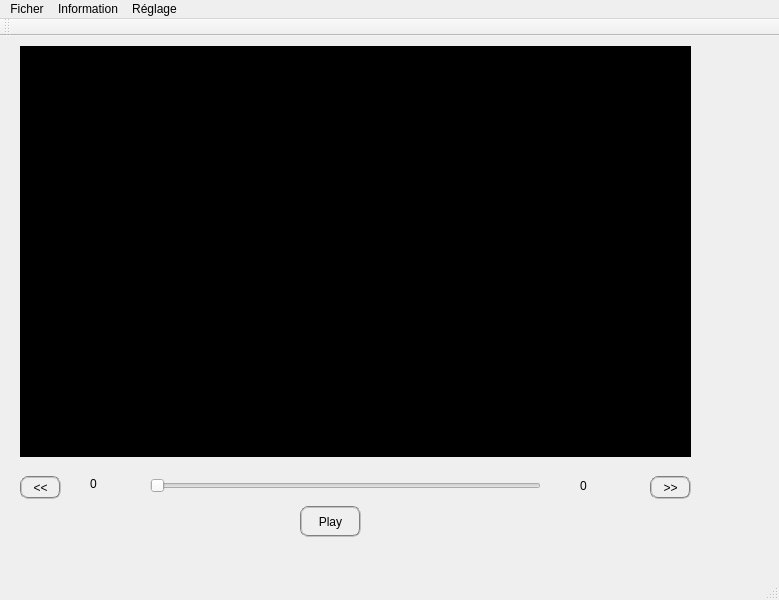
<?xml version="1.0" encoding="UTF-8"?>
<ui version="4.0">
 <class>MainWindow</class>
 <widget class="QMainWindow" name="MainWindow">
  <property name="geometry">
   <rect>
    <x>0</x>
    <y>0</y>
    <width>779</width>
    <height>600</height>
   </rect>
  </property>
  <property name="windowTitle">
   <string>Vidéo</string>
  </property>
  <widget class="QWidget" name="centralWidget">
   <widget class="video_qlabel" name="VideoLbl">
    <property name="geometry">
     <rect>
      <x>20</x>
      <y>10</y>
      <width>671</width>
      <height>411</height>
     </rect>
    </property>
    <property name="styleSheet">
     <string notr="true">Background-color: #000;</string>
    </property>
    <property name="text">
     <string/>
    </property>
   </widget>
   <widget class="QPushButton" name="playBtn">
    <property name="geometry">
     <rect>
      <x>300</x>
      <y>470</y>
      <width>61</width>
      <height>31</height>
     </rect>
    </property>
    <property name="styleSheet">
     <string notr="true">width:15px;height:15px;border-radius:7.5px;border:2px groove gray;</string>
    </property>
    <property name="text">
     <string>Play</string>
    </property>
   </widget>
   <widget class="QSlider" name="videoSlider">
    <property name="geometry">
     <rect>
      <x>150</x>
      <y>440</y>
      <width>391</width>
      <height>20</height>
     </rect>
    </property>
    <property name="orientation">
     <enum>Qt::Horizontal</enum>
    </property>
   </widget>
   <widget class="QLabel" name="currentLable">
    <property name="geometry">
     <rect>
      <x>90</x>
      <y>440</y>
      <width>31</width>
      <height>16</height>
     </rect>
    </property>
    <property name="text">
     <string>0</string>
    </property>
   </widget>
   <widget class="QLabel" name="totalLable">
    <property name="geometry">
     <rect>
      <x>580</x>
      <y>440</y>
      <width>41</width>
      <height>20</height>
     </rect>
    </property>
    <property name="text">
     <string>0</string>
    </property>
   </widget>
   <widget class="QPushButton" name="forwardButton">
    <property name="geometry">
     <rect>
      <x>650</x>
      <y>440</y>
      <width>41</width>
      <height>23</height>
     </rect>
    </property>
    <property name="styleSheet">
     <string notr="true">border-radius:7.5px;border:2px groove gray;</string>
    </property>
    <property name="text">
     <string>&gt;&gt;</string>
    </property>
   </widget>
   <widget class="QPushButton" name="backwardButton">
    <property name="geometry">
     <rect>
      <x>20</x>
      <y>440</y>
      <width>41</width>
      <height>23</height>
     </rect>
    </property>
    <property name="styleSheet">
     <string notr="true">border-radius:7.5px;border:2px groove gray;</string>
    </property>
    <property name="text">
     <string>&lt;&lt;</string>
    </property>
   </widget>
  </widget>
  <widget class="QMenuBar" name="menuBar">
   <property name="geometry">
    <rect>
     <x>0</x>
     <y>0</y>
     <width>779</width>
     <height>21</height>
    </rect>
   </property>
   <widget class="QMenu" name="menuFichier">
    <property name="title">
     <string>Ficher</string>
    </property>
    <addaction name="actionOuvrirVideo"/>
    <addaction name="actionSauvegarderVideo"/>
    <addaction name="actionSauvegarderDonnees"/>
    <addaction name="actionQuitter"/>
   </widget>
   <widget class="QMenu" name="menuInformation">
    <property name="title">
     <string>Information</string>
    </property>
    <addaction name="actionInformationObjet"/>
   </widget>
   <widget class="QMenu" name="menuReglage">
    <property name="title">
     <string>Réglage</string>
    </property>
    <addaction name="actionDeplacement"/>
   </widget>
   <addaction name="menuFichier"/>
   <addaction name="menuInformation"/>
   <addaction name="menuReglage"/>
  </widget>
  <widget class="QToolBar" name="mainToolBar">
   <attribute name="toolBarArea">
    <enum>TopToolBarArea</enum>
   </attribute>
   <attribute name="toolBarBreak">
    <bool>false</bool>
   </attribute>
  </widget>
  <widget class="QStatusBar" name="statusBar"/>
  <action name="actionOuvrirVideo">
   <property name="text">
    <string>Ouvrir vidéo</string>
   </property>
  </action>
  <action name="actionSauvegarderVideo">
   <property name="text">
    <string>Sauvegarder vidéo</string>
   </property>
  </action>
  <action name="actionSauvegarderDonnees">
   <property name="text">
    <string>Sauvegarder données</string>
   </property>
  </action>
  <action name="actionQuitter">
   <property name="text">
    <string>Quitter</string>
   </property>
  </action>
  <action name="actionInformationObjet">
   <property name="text">
    <string>Information objet</string>
   </property>
  </action>
  <action name="actionDeplacement">
   <property name="text">
    <string>Déplacement max</string>
   </property>
  </action>
 </widget>
 <layoutdefault spacing="6" margin="11"/>
 <customwidgets>
  <customwidget>
   <class>video_qlabel</class>
   <extends>QLabel</extends>
   <header location="global">video_qlabel.h</header>
  </customwidget>
 </customwidgets>
 <resources/>
 <connections>
  <connection>
   <sender>actionQuitter</sender>
   <signal>triggered()</signal>
   <receiver>MainWindow</receiver>
   <slot>close()</slot>
   <hints>
    <hint type="sourcelabel">
     <x>-1</x>
     <y>-1</y>
    </hint>
    <hint type="destinationlabel">
     <x>319</x>
     <y>232</y>
    </hint>
   </hints>
  </connection>
 </connections>
</ui>
